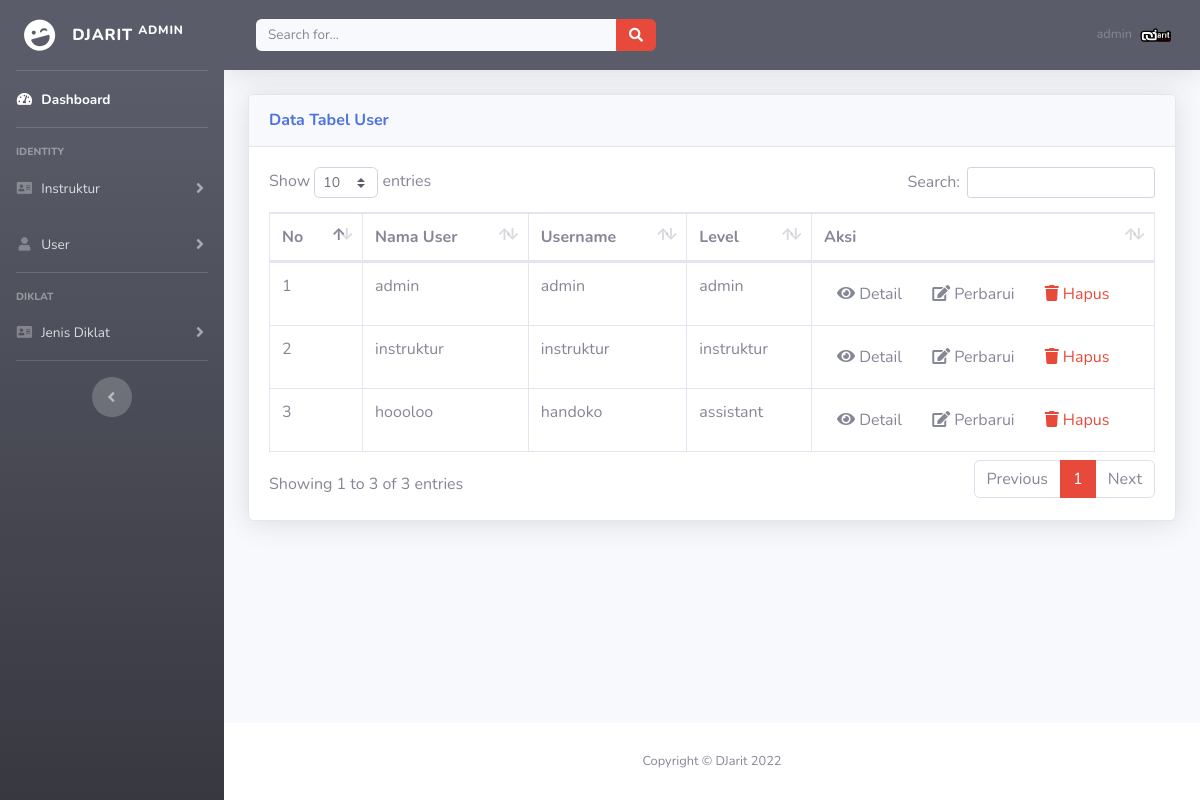
The app's page /views/admin/user_list.php (signed in) with its own data.
### tables this page shows
CREATE TABLE `tb_user` (
  `id` int(12) NOT NULL,
  `nama` varchar(50) NOT NULL,
  `username` varchar(20) NOT NULL,
  `password` varchar(30) NOT NULL,
  `level` varchar(10) NOT NULL
);

### views/admin/user_list.php (the view, shortened to what this page needs)
</html>
<!DOCTYPE html>
<html lang="en">
<?php include "_partials/head.php"?>
<body id="page-top">
  <div id="wrapper">
    <?php include "_partials/sidebar.php"?>
    <div id="content-wrapper" class="d-flex flex-column">
      <div id="content">
        <?php include "_partials/topbar.php"?>
        <div class="container-fluid">
          <div class="card shadow mb-4">
            <div class="card-header py-3">
              <h6 class="m-0 font-weight-bold text-primary">Data Tabel User</h6>
            </div>
            <div class="card-body">
              <div class="table-responsive">
                <table class="table table-bordered" id="dataTable" width="100%" cellspacing="0">
                  <thead>
                    <tr>
                      <th width="50px">No</th>
                      <th>Nama User</th>
                      <th>Username</th>
                      <th>Level</th>
                      <th width="300px">Aksi</th>
                    </tr>
                  </thead>
                  <tbody id="show_data">
                    <?php
                    $no = 1;
                    $query = mysqli_query($koneksi, 'SELECT * FROM tb_user');
                    while ($data = mysqli_fetch_array($query)) {
                    ?>
                    <tr>
                      <td>
                        <?php echo $no++ ?>
                      </td>
                      <td>
                        <?php echo $data['nama'] ?>
                      </td>
                      <td>
                        <?php echo $data['username'] ?>
                      </td>
                      <td>
                        <?php echo $data['level'] ?>
                      </td>
                      <td width="200px">
                         <a href="javascript:;" data="<?php echo $data['id']?>"
                         class="btn btn-small item_detail"><i class="fas fa-eye"></i> Detail</a>
                         <a href="<?=SERVER.'views/admin/user_edit_form.php?data='.$data['id']?>"
                         class="btn btn-small"><i class="fas fa-edit"></i> Perbarui</a>
                         <?php $url_bro = SERVER.'controller/admin/delete_user.php?data='.$data['id'];?>
                         <a onclick="deleteConfirm('<?= $url_bro?>')"
                            href="#!" class="btn btn-small text-danger"><i class="fas fa-trash"></i> Hapus</a>
                      </td>
                    </tr>
                    <?php } ?>
                  </tbody>
                </table>
              </div>
            </div>
          </div>
        </div>
      </div>
      <?php include "_partials/footer.php"?>
    </div>
  </div>
</body>
</html>

### records on screen
tb_user: nama "admin", username "admin", level "admin"
tb_user: nama "instruktur", username "instruktur", level "instruktur"
tb_user: nama "hoooloo", username "handoko", level "assistant"

### other values on screen
$_SESSION['username'] "admin"
